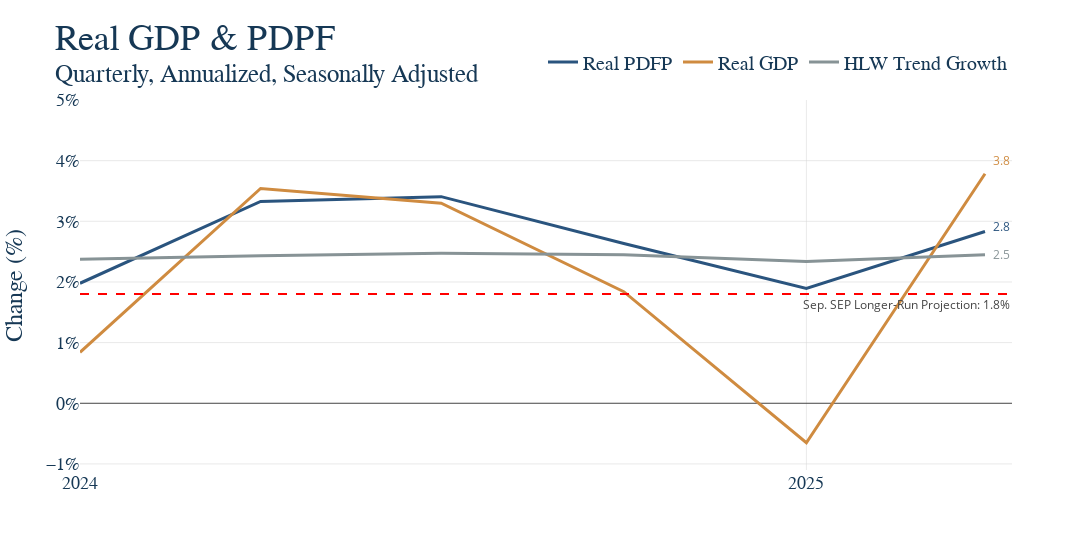

The notebook cell this image was saved under:
### Markdown cell above
5. Now that all our data is ready, make the graph and have it save itself as a .html file to graph_output whenver the notebooks is rerun. The name of the file should exactly match the notebook name. For instance, this file "example.ipynb" produces the graph "example.html." Nice work, you made a graph!

### Code cell
import numpy as np

# First make the figure
fig = go.Figure()


# Loop the columns of the dataframe and plot each as a separate trace
for col in joined_df.columns:
    fig.add_trace(
        go.Scatter(
            x=joined_df.index,
            y=joined_df[col],
            mode='lines',
            name=col
        )
    )

# Update the titles, using the html tage <sup> for a subtitle 
fig.update_layout(
    title = dict(text = 'Real GDP & PDPF<br><sup>Quarterly, Annualized, Seasonally Adjusted </sup>'),
    xaxis_title="Date",
    yaxis_title="Change (%)",
)

# This is graph specific, but here we want the y-axis to be percent signs 
fig.update_yaxes(
    tickformat=".2f%",
    ticksuffix="%",
    range=[-1.1, 5]
)

# Again, graph specific, we have a mutliyear series and want tick marks to be years
fig.update_xaxes(
    type='date',
    dtick='M12',
    tickformat='%Y',
    title_text=None,
)

# Add a dotted line projecting Real GDP to the next quarter at 3.8

# # Get the last date in the index and add one quarter
# last_date = joined_df.index[-1]
# next_quarter = (last_date + pd.offsets.QuarterEnd())

# # Coordinates for the projection
# x_proj = [last_date, next_quarter]
# y_proj = [joined_df["Real GDP"].iloc[-1], 3.9]

# fig.add_trace(
#     go.Scatter(
#         x=x_proj,
#         y=y_proj,
#         mode='lines+markers',
#         name='Real GDP Projection',
#         line=dict(dash='dot', color='#CF8B40'),
#         marker=dict(color='#CF8B40', size=8, symbol='circle'),
#         showlegend=False,
#     )
# )

# # Add annotation above the projected point
# fig.add_annotation(
#     x=next_quarter,
#     y=3.5,
#     text="GDPNow (10/14)",
#     showarrow=False,
#     yanchor="bottom",
#     xanchor="left",
#     xshift=6,
#     font=dict(color="#CF8B40")
# )

fig.update_layout(
    height=550,
    width=1150,
)

fig.add_hline(
    y=1.8,
    line_dash="dash",
    line_color="red",
    annotation_text="Sep. SEP Longer-Run Projection: 1.8%</br>",
    annotation_position="bottom right"
)

ut.add_end_labels(fig = fig, offset=0.05)

fig.update_layout(legend=dict(font=dict(size=20)))

# Show our figure (Dimensions may be off on different screen sizes)
fig.show()

# This should be the same for EVERY GRAPH!
# Save it to the graph_output folder with the name matching the file, as HTML
fig.write_html(GRAPH_OUTPUT_PATH / f"{GRAPH_NAME}.html")

### Figure 1 — Plotly figure (JSON) as saved in the notebook; plotly's stock layout.template omitted (floating-point values rounded to 4 significant figures)
{"data": [{"mode": "lines", "name": "Real PDFP", "type": "scatter", "x": ["2024-01-01T00:00:00", "2024-04-01T00:00:00", "2024-07-01T00:00:00", "2024-10-01T00:00:00", "2025-01-01T00:00:00", "2025-04-01T00:00:00"], "y": [1.979, 3.328, 3.407, 2.635, 1.892, 2.832]}, {"mode": "lines", "name": "Real GDP", "type": "scatter", "x": ["2024-01-01T00:00:00", "2024-04-01T00:00:00", "2024-07-01T00:00:00", "2024-10-01T00:00:00", "2025-01-01T00:00:00", "2025-04-01T00:00:00"], "y": [0.8394, 3.542, 3.299, 1.839, -0.6501, 3.784]}, {"mode": "lines", "name": "HLW Trend Growth", "type": "scatter", "x": ["2024-01-01T00:00:00", "2024-04-01T00:00:00", "2024-07-01T00:00:00", "2024-10-01T00:00:00", "2025-01-01T00:00:00", "2025-04-01T00:00:00"], "y": [2.375, 2.433, 2.472, 2.449, 2.336, 2.45]}, {"hoverinfo": "skip", "marker": {"color": "#2A547E", "size": 8, "symbol": "circle"}, "mode": "markers", "showlegend": false, "type": "scatter", "x": [1743465600000000000], "y": [2.832], "zorder": 3}, {"hoverinfo": "skip", "marker": {"color": "#CF8B40", "size": 8, "symbol": "circle"}, "mode": "markers", "showlegend": false, "type": "scatter", "x": [1743465600000000000], "y": [3.784], "zorder": 3}, {"hoverinfo": "skip", "marker": {"color": "#879396", "size": 8, "symbol": "circle"}, "mode": "markers", "showlegend": false, "type": "scatter", "x": [1743465600000000000], "y": [2.45], "zorder": 3}], "layout": {"annotations": [{"showarrow": false, "text": "Sep. SEP Longer-Run Projection: 1.8%</br>", "x": 1, "xanchor": "right", "xref": "x domain", "y": 1.8, "yanchor": "top", "yref": "y"}, {"font": {"color": "#2A547E"}, "showarrow": false, "text": "2.8", "x": "2025-04-01T00:00:00", "xanchor": "left", "xshift": 6, "y": 2.908, "yanchor": "middle"}, {"font": {"color": "#CF8B40"}, "showarrow": false, "text": "3.8", "x": "2025-04-01T00:00:00", "xanchor": "left", "xshift": 6, "y": 4.006, "yanchor": "middle"}, {"font": {"color": "#879396"}, "showarrow": false, "text": "2.5", "x": "2025-04-01T00:00:00", "xanchor": "left", "xshift": 6, "y": 2.457, "yanchor": "middle"}], "height": 550, "legend": {"font": {"size": 20}}, "shapes": [{"line": {"color": "red", "dash": "dash"}, "type": "line", "x0": 0, "x1": 1, "xref": "x domain", "y0": 1.8, "y1": 1.8, "yref": "y"}], "title": {"text": "Real GDP & PDPF<br><sup>Quarterly, Annualized, Seasonally Adjusted </sup>"}, "width": 1150, "xaxis": {"dtick": "M12", "tickformat": "%Y", "title": {}, "type": "date"}, "yaxis": {"range": [-1.1, 5], "tickformat": ".2f%", "ticksuffix": "%", "title": {"text": "Change (%)"}}}}
